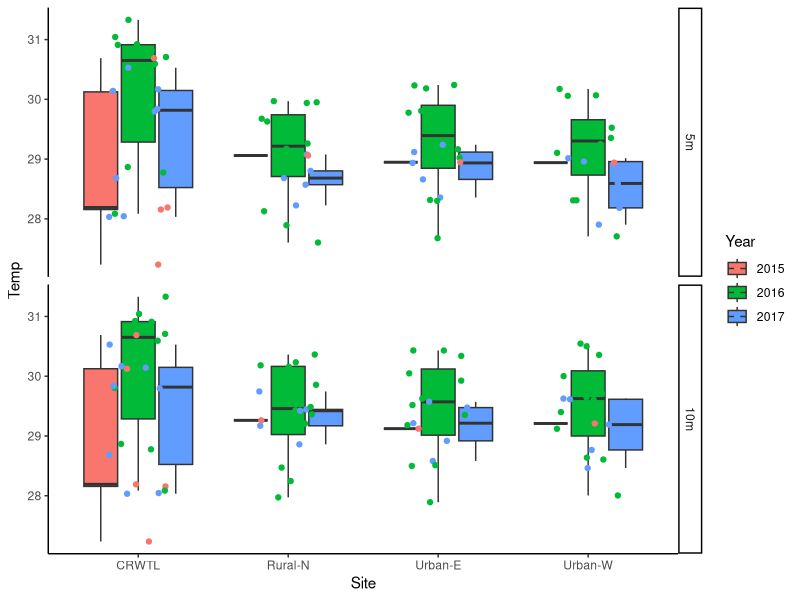
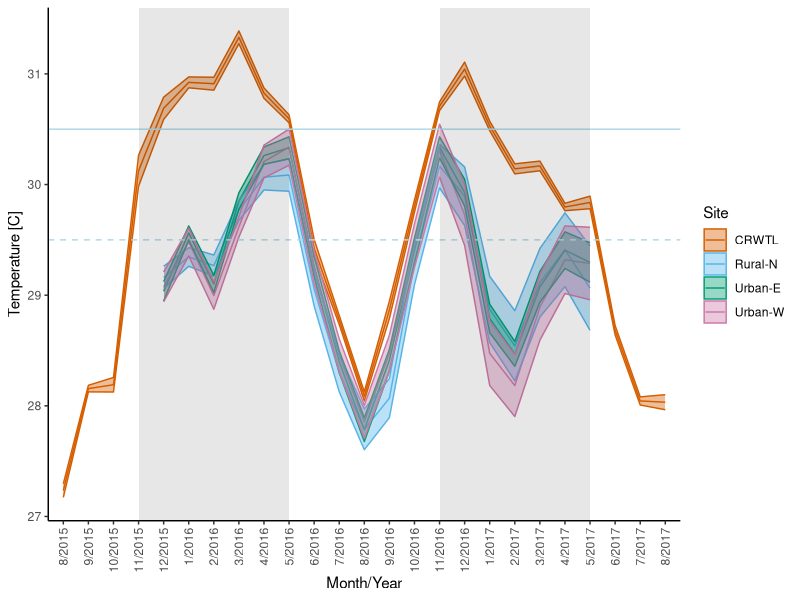
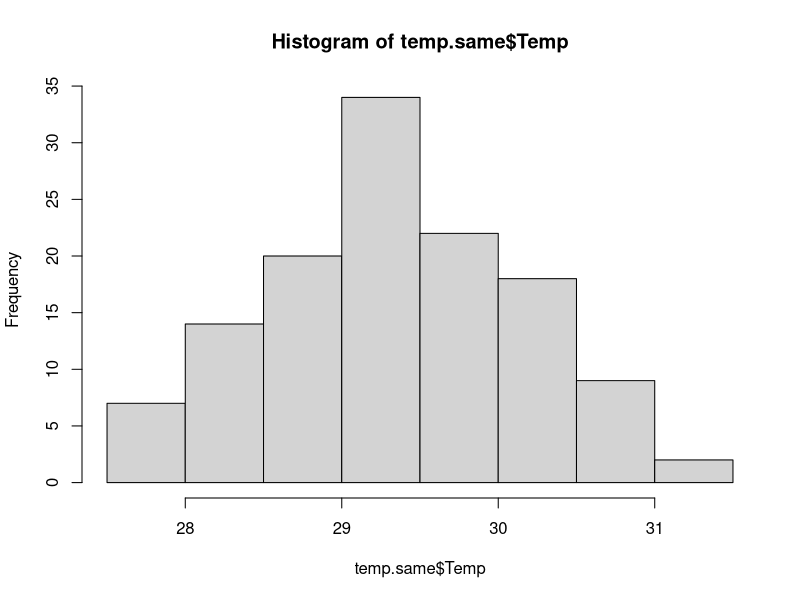
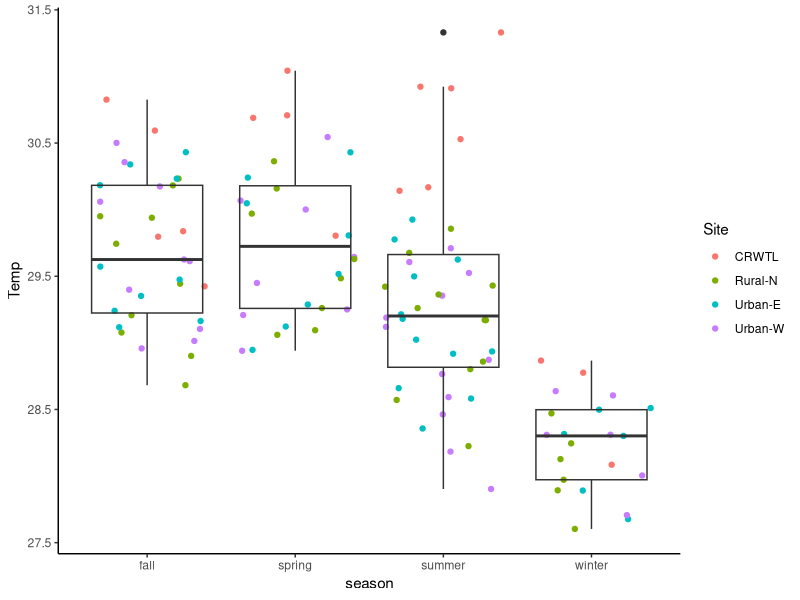
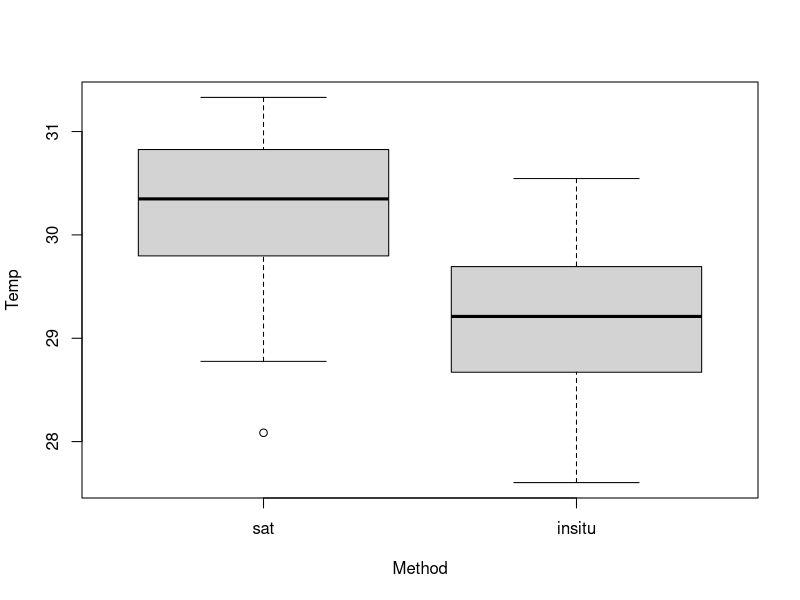
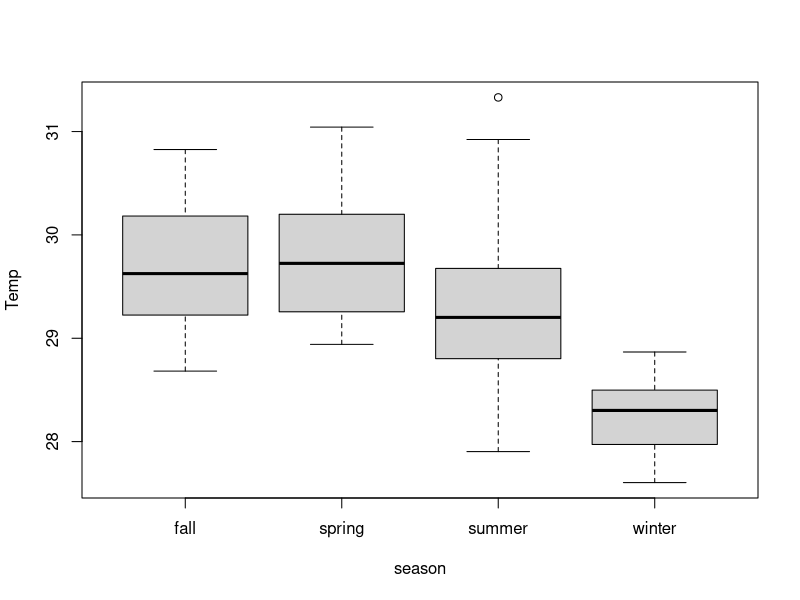
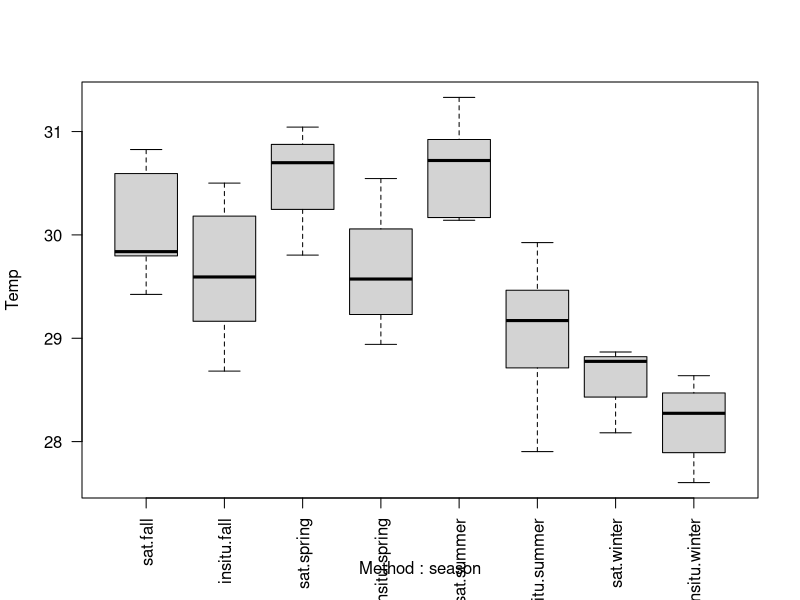
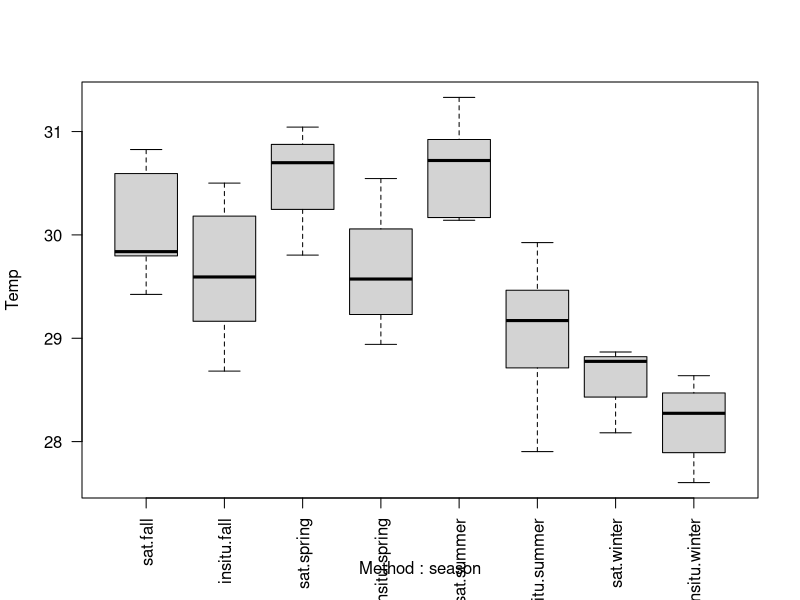

Reproduce these figures in R, in order.
## ---- chunk 1
knitr::opts_chunk$set(echo = TRUE)

library(tidyverse)
library(here)
## ---- chunk 2
temp <- read_csv(here::here("data/alltemp_TL_data.csv")) %>% 
   mutate_if(is.character, as.factor)
head(temp)

temp$m.y <- as.factor(paste(temp$Month, temp$Year, sep = "/")) #rewrite m.y as month/year
temp$Month <- as.factor(temp$Month)
temp$Year <- as.factor(temp$Year)
temp$Depth <- as.factor(temp$Depth)
temp$Depth <- relevel(temp$Depth, ref = '5m')

# relevel Month/yr in correct order
levels(temp$m.y)

temp$m.y = factor(temp$m.y,levels(temp$m.y)[c(21,24,3,5,7,1,9,11,13,15,17,19,22,25,4,6,8,2,10,12,14,16,18,20,23)])
## ---- chunk 3
ggplot(temp, aes(x = Site, y = Temp, fill = Year)) +
   facet_grid(Depth~.)+
    geom_boxplot() +
   geom_point(aes(color = Year), position = position_jitter(0.21)) +
    theme_classic()
## ---- chunk 4
season <- data.frame(Month = 1:12, season = rep(c("summer", "fall", "winter", "spring"), each = 3))
season$Month <- as.factor(season$Month)
season

method <- data.frame(Site = c("Rural-N", "Urban-E", "Urban-W", "CRWTL"), Method = c("insitu", "insitu", "insitu", "sat"))
method

# subset out data with both CRW and logger temperature data
temp.same <- temp %>% filter(m.y != "8/2015" & m.y != "9/2015" & m.y != "10/2015" & m.y != "11/2015" & m.y != "6/2017" & m.y != "7/2017" & m.y != "8/2017") %>% 
  inner_join(season, by = 'Month') %>% 
   inner_join(method, by = 'Site') %>% 
   mutate_if(is.character, as.factor)

# remove CRW for one depth used for plot
temp.same <- temp.same[-which(temp.same$Site == 'CRWTL' & temp.same$Depth == '10m'),] #

# relevel method so sat is reference
temp.same$Method <- relevel(temp.same$Method, ref = "sat")

head(temp.same)
## ---- chunk 5
crw <- temp %>% 
   filter( Site == "CRWTL") %>% 
   dplyr::select(Site, m.y, Temp, sd, se)
colnames(crw) <- c("Site", "m.y", "siteave", "SD", "SE")
crw
## ---- chunk 6
temp.same %>% 
   filter(Method != "sat") %>% 
   dplyr::select(-N, -sd, -se, -ci) %>% 
   pivot_wider(names_from = Depth,
               values_from = Temp) %>% 
   mutate(diff = `5m` - `10m`) %>% 
   group_by(Site) %>% 
   summarize(avediff = mean(diff)) %>% 
   summarize(diff = mean(avediff), SE = sd(avediff))
## ---- chunk 7
temp.avelog <- temp.same %>% 
   filter(Method != "sat") %>% 
   group_by(Site, m.y) %>% 
   dplyr::summarise(siteave = mean(Temp), SD = sd(Temp), SE = SD/sqrt(n())) #, N = n())

temp.avelog

alltemp <- rbind(temp.avelog, crw)
alltemp
## ---- chunk 8
start <-  c("11/2015", "11/2016")
end <-  c("5/2016", "5/2017")

cbPalette <- c("#D55E00", "#56B4E9", "#009E73",  "#CC79A7")

ggplot(alltemp, mapping= aes(m.y, siteave, group = Site, color = Site)) +
   geom_line()+
   geom_ribbon(aes(m.y, siteave, ymax= siteave+(SE), ymin= siteave-(SE), fill = Site),
               alpha = 0.4) + 
   scale_color_manual( values = cbPalette) +
   scale_fill_manual(values = cbPalette) +
   theme_classic() +
 #  ggtitle("Coral Reef Watch - In Situ Temperature Monthly Mean + SE") +
   xlab("Month/Year") + ylab("Temperature [C]") +
   theme(axis.text.x = element_text(angle = 90, hjust = 1, vjust = 0.5)) +
      geom_hline(yintercept = 29.5, color = "light blue", linetype = 2) +
   geom_hline(yintercept = 30.5, color = "light blue")  +
   annotate("rect", xmin = '11/2015', xmax = '5/2016', ymin = -Inf, ymax = Inf,
           alpha = .1,fill = "gray10") +
   annotate("rect", xmin = '11/2016', xmax = '5/2017', ymin = -Inf, ymax = Inf,
           alpha = .1,fill = "gray10")

ggsave(here::here("figures/Fig7_line_TLtemp.jpg"), width = 7, height = 4)
## ---- chunk 9
hist(temp.same$Temp)
## ---- chunk 10
site.lm <- lm(Temp~Site * season, data = temp.same)
library(car)
Anova(site.lm)
library(emmeans)
emmeans(site.lm, list(pairwise ~ season), adjust = "tukey")
emmeans(site.lm, list(pairwise ~ Site), adjust = "tukey")
## ---- chunk 11
site.lm2 <- lm(Temp~Site * season, data = temp.same, contrasts = list(Method = contr.sum, season = contr.sum))
library(car)
Anova(site.lm2, type = 'III')
library(emmeans)
emmeans(site.lm2, list(pairwise ~ season), adjust = "tukey")
emmeans(site.lm2, list(pairwise ~ Site), adjust = "tukey")
## ---- chunk 12
ggplot(temp.same, aes(season, Temp)) + 
   geom_jitter(aes(color = Site)) +
   geom_boxplot(fill = NA) + 
   theme_classic()
## ---- chunk 13
method.lm <- lm(Temp~Method*season, data = temp.same)
Anova(method.lm)

emmeans(method.lm, list(pairwise ~ season), adjust = "tukey")
emmeans(method.lm, list(pairwise ~ Method), adjust = "tukey")
emmeans(method.lm, list(pairwise ~ Method:season), adjust = "tukey")

boxplot(Temp~Method, data = temp.same)
boxplot(Temp~season, data = temp.same)
boxplot(Temp~Method:season, data = temp.same, las = 2)
## ---- chunk 14
method.lm <- lm(Temp~Method*season, data = temp.same, contrasts = list(Method = contr.sum, season = contr.sum))
Anova(method.lm, type = 'III')

emmeans(method.lm, list(pairwise ~ season), adjust = "tukey")
emmeans(method.lm, list(pairwise ~ Method), adjust = "tukey")
emmeans(method.lm, list(pairwise ~ Method:season), adjust = "tukey")

boxplot(Temp~Method:season, data = temp.same, las = 2)

library(ggeffects)
plotdat <- method.lm %>% 
   ggemmeans(~ Method:season) %>% 
   as.data.frame() 

levels(plotdat$group)
plotdat$group <- ordered(plotdat$group, 
                         levels = c("summer", "fall", "winter", "spring"))

ggplot(plotdat, aes(x = group, y = predicted, color = x)) +
      geom_errorbar(aes(ymin = conf.low, ymax = conf.high),
                 width = 0.2, size = 1) +
   geom_point(shape = 15, size = 5) +
   theme_classic() +
   scale_x_discrete(breaks = c("summer", "fall", "winter", "spring"),
                    labels = c("Summer", "Fall", "Winter", "Spring")) +
   scale_color_discrete(name = "Method",
                        breaks = c("sat", "insitu"),
                        labels = c("CRWTL", "In Situ")) +
   xlab("Austral Season") +
   ylab("Mean Temperature [C]") +
   geom_hline(yintercept = 29.5,
              linetype = "dashed",
              color = "lightblue") +
   geom_hline(yintercept = 30.5,
              color = "lightblue")

ggsave(here::here("figures/Fig8_seasonmethd.jpg"), height = 4, width = 7, dpi = 300)
## ---- chunk 15
ggplot(temp.same, aes(season, Temp)) + 
   geom_boxplot(fill = NA) + 
   geom_jitter(aes(color = Method)) +
   theme_classic()
## ---- chunk 16
temp.same %>% 
   group_by(Method, season) %>% 
   dplyr::summarize(avetemp = mean(Temp), 
                    SDtemp = sd(Temp), 
                    SEtemp = sd(Temp)/sqrt(n()))
## ---- chunk 17
logger <- filter(temp.same, temp.same$Method != 'sat') %>% droplevels()
head(logger)
## ---- chunk 18
log.lm <- lm(Temp ~ Site * Depth + factor(Month)/factor(Year), data = logger)
Anova(log.lm)
plot(log.lm)

emmeans(log.lm, list(pairwise ~ factor(Month):factor(Year)), adjust = "tukey")
emmeans(log.lm, list(pairwise ~ Site:Depth), adjust = "tukey")

boxplot(Temp~Depth, data = logger)
boxplot(Temp~Site, data = logger)
boxplot(Temp~Month, data = logger)

logger$Ym <- interaction(logger$Year, logger$Month)
boxplot(Temp~Ym, data = logger, las = 2)
## ---- chunk 19
log.lm.nodepth <- lm(Temp ~ Site + factor(Month)/factor(Year), data = logger)
Anova(log.lm.nodepth)
plot(log.lm.nodepth)

emmeans(log.lm.nodepth, list(pairwise ~ factor(Month):factor(Year)), adjust = "tukey")
emmeans(log.lm.nodepth, list(pairwise ~ Site), adjust = "tukey")

boxplot(Temp~Site, data = logger)
boxplot(Temp~Month, data = logger)

logger$Ym <- interaction(logger$Year, logger$Month)
boxplot(Temp~Ym, data = logger, las = 2)
## ---- chunk 20
sitedepth.ave <- logger %>% 
   group_by(Site,Depth) %>% 
   dplyr::summarize(ave = mean(Temp), SD = sd(Temp), se = SD/sqrt(n()))
sitedepth.ave

logger %>% 
   group_by(Month, Year) %>% 
   dplyr::summarize(ave = mean(Temp), SD = sd(Temp), se = SD/sqrt(n()))
## ---- chunk 21
sitedepth.diff <- sitedepth.ave %>% 
   select(Site, Depth, ave) %>% 
   spread(Depth, ave) %>% 
   mutate(diff = `10m` - `5m`)
sitedepth.diff
ave(sitedepth.diff$diff)
